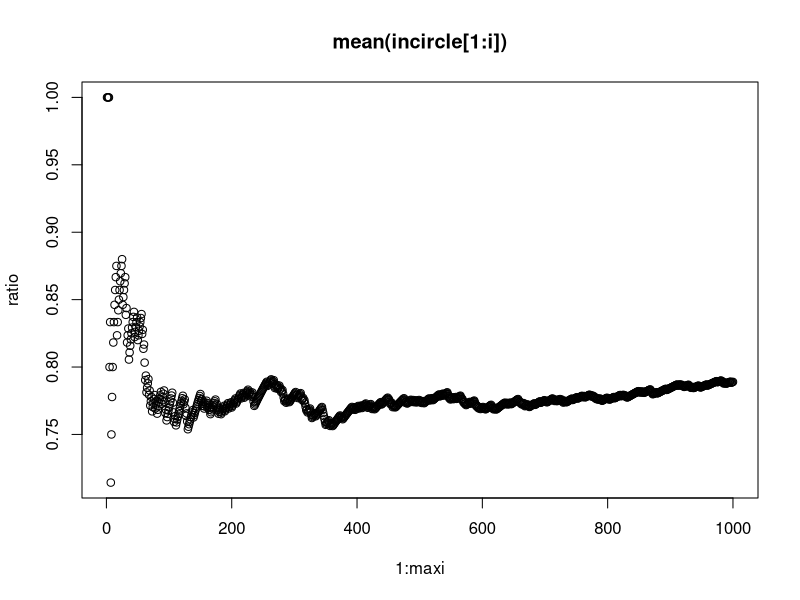
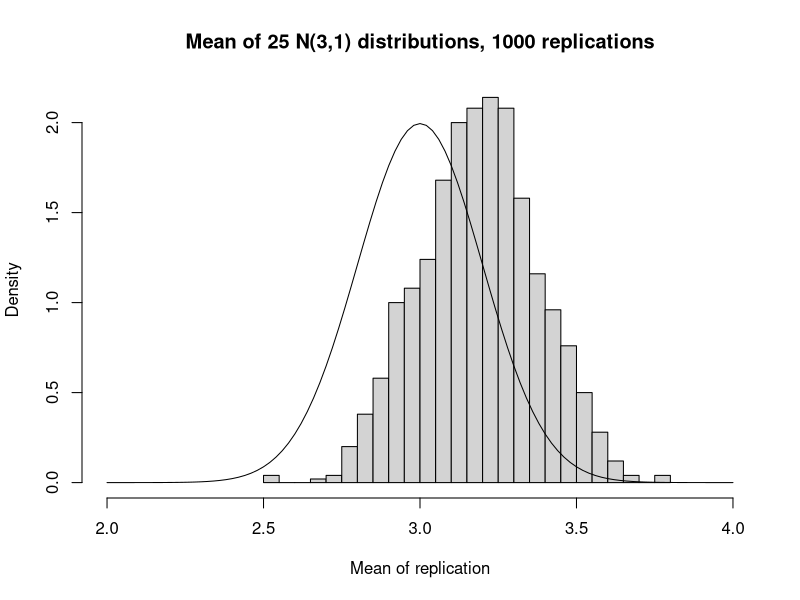
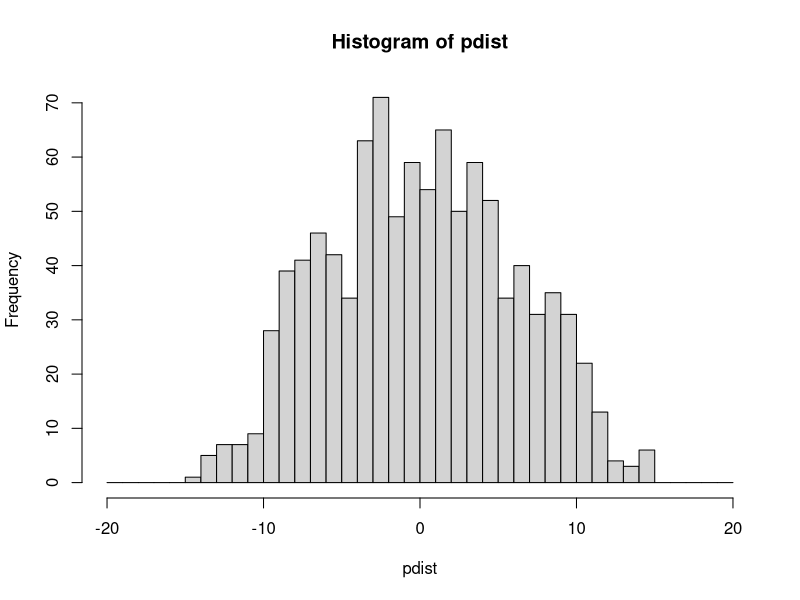
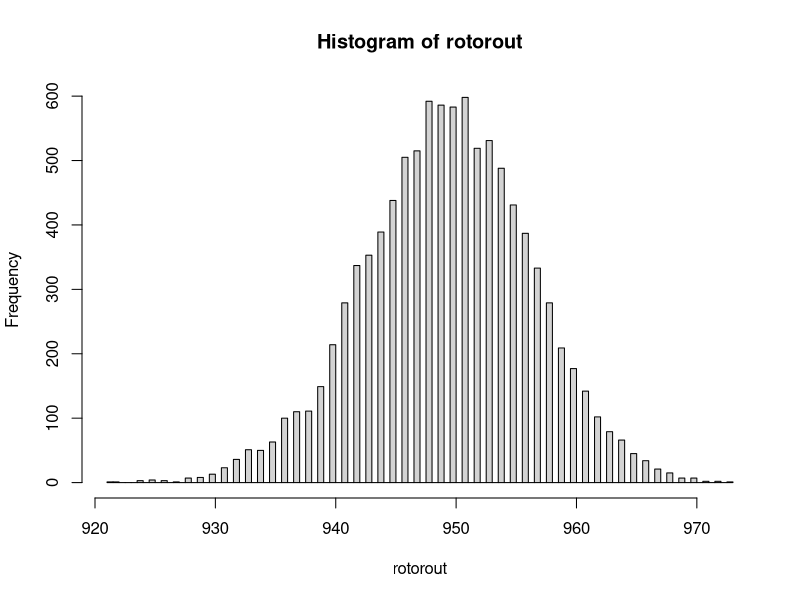

Source code (R) for these figures, in order:
## ---- chunk 1
library(ggplot2)
library(foreach)
library(deSolve)
## ---- chunk 2
maxi = 1000
i = (1:maxi)
x <- runif(maxi)
y <- runif(maxi)
incircle <- ifelse(x^2 + y^2 <= 1, 1.0, 0.0)
ratio <- unlist(foreach(i=1:maxi) %do% 
                  mean(incircle[1:i]))
## ---- chunk 3
head(ratio)
## ---- chunk 4
plot(1:maxi, ratio)
title("mean(incircle[1:i])")
## ---- chunk 5
meanratio <-mean(incircle)
sdratio <- sd(incircle)
print(meanratio, digits = 10)
print(sdratio, digits = 10)
## ---- chunk 6
ci = pnorm(q = 0.975) * sdratio/sqrt(maxi)
print(ci)
## ---- chunk 7
options(digits=2)
srs <- rnorm(25, mean = 3)
resamps <- replicate(1000, sample(srs, 25, TRUE), simplify = FALSE)
xbarstar <- sapply(resamps, mean, simplify = TRUE)
hist(xbarstar, breaks = 40, prob = TRUE, xlim=c(2, 4),
  main="Mean of 25 N(3,1) distributions, 1000 replications",
  xlab="Mean of replication")
curve(dnorm(x, 3, 0.2), add = TRUE)
## ---- chunk 8
print(mean(xbarstar), digits=10)
print(sd(xbarstar), digits=10)
## ---- chunk 9
library(boot)
mean_fun <- function(x, indices) mean(x[indices])
boot(data = srs, statistic = mean_fun, R = 1000)
## ---- chunk 10
median_fun <- function(x, indices) median(x[indices])
boot(data = rivers, statistic = median_fun, R = 1000)
## ---- chunk 11
btsamps <- replicate(2000, sample(stack.loss, 21, TRUE), simplify = FALSE)
thetast <- sapply(btsamps, median, simplify = TRUE)
mean(thetast)
## ---- chunk 12
median(stack.loss)
quantile(thetast, c(0.025, 0.975))
## ---- chunk 13
med_fun <- function(x, ind) median(x[ind])
med_boot <- boot(stack.loss, med_fun, R = 2000)
boot.ci(med_boot, type = c("perc", "norm", "bca"))
## ---- chunk 14
azt300 <- c(284, 279, 289, 292, 287, 295, 285, 279, 306, 298)
azt600 <- c(298, 307, 297, 279, 291, 335, 299, 300, 306, 291)
mean(azt300, digits=1)
mean(azt600, digits=1)
delta300600 <- mean(azt600) - mean(azt300)
delta300600
## ---- chunk 15
set.seed(1234)
permdistfun <- function(azt){
  pdelta <- c()
  tf10 <- c(rep(FALSE, 10), rep(TRUE, 10))
  select <- sample(tf10, 20, replace =FALSE)
  azt3 <- azt[select]
  azt6 <- azt[!select]
  delta <- mean(azt6)-mean(azt3)
  delta
}
## ---- chunk 16
azt <- c(azt300, azt600)
samples = 1000
pdist <- sort(replicate(samples,permdistfun(azt)))
## ---- chunk 17
summary(pdist)
hist(pdist, breaks=seq(-20, 20, by=1))
## ---- chunk 18
qdist <- max(which(pdist<delta300600))/samples
pvalue <- min(qdist, 1-qdist)
pvalue
## ---- chunk 19
t.test(x=azt300, y=azt600)
## ---- chunk 20
rotor <- data.frame(pass = c(899, 958),
                    fail = c(101, 42))
pfailnull <- sum(rotor$fail[1])/sum(rotor)
## ---- chunk 21
rotorsim <- function(i){
              successes <- sum(sample(x=0:1, size = 1000, replace=TRUE, prob=c(pfailnull, (1-pfailnull))))
}
rotorout <-sapply(1:10000, rotorsim)
## ---- chunk 22
hist(rotorout, breaks = 100)
## ---- chunk 23
print(length(rotorout[rotorout>958])/length(rotorout))
